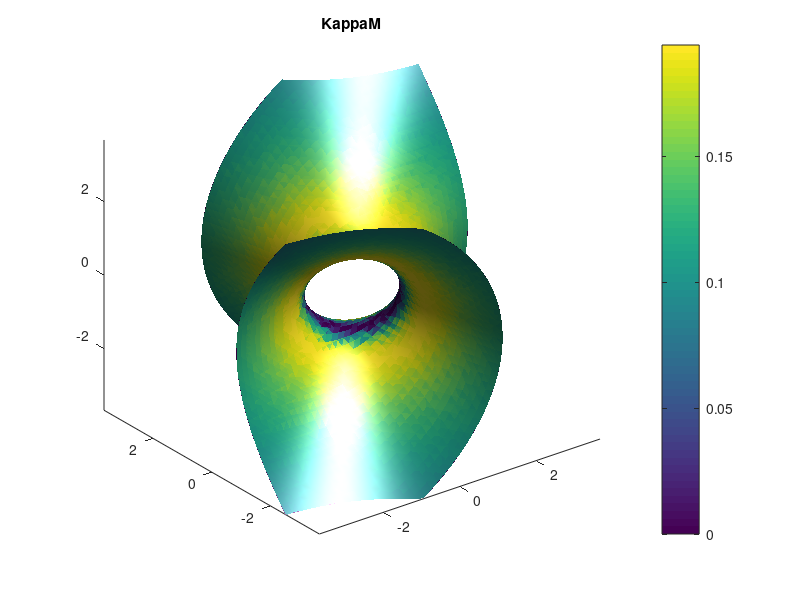
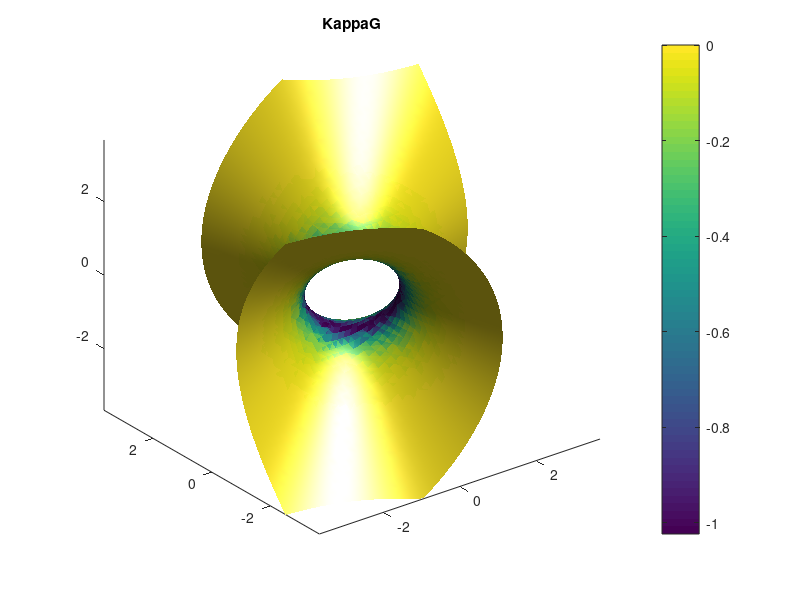
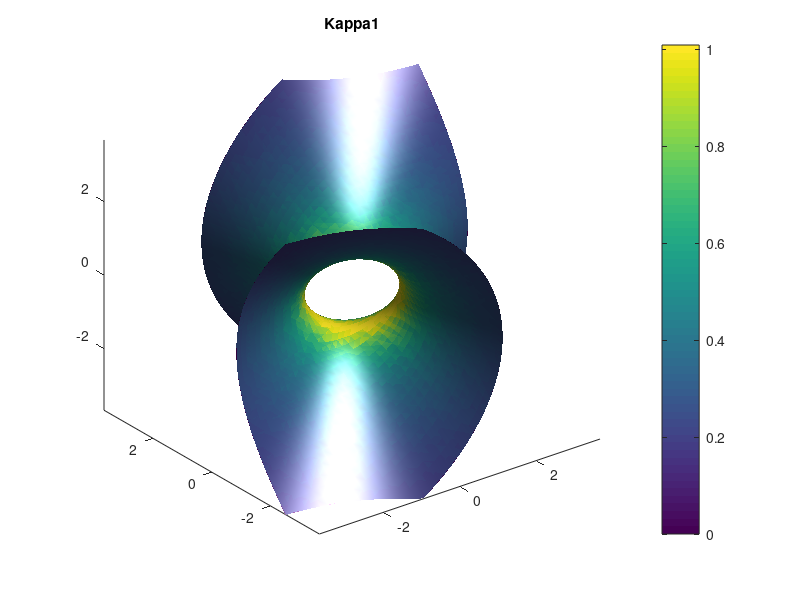
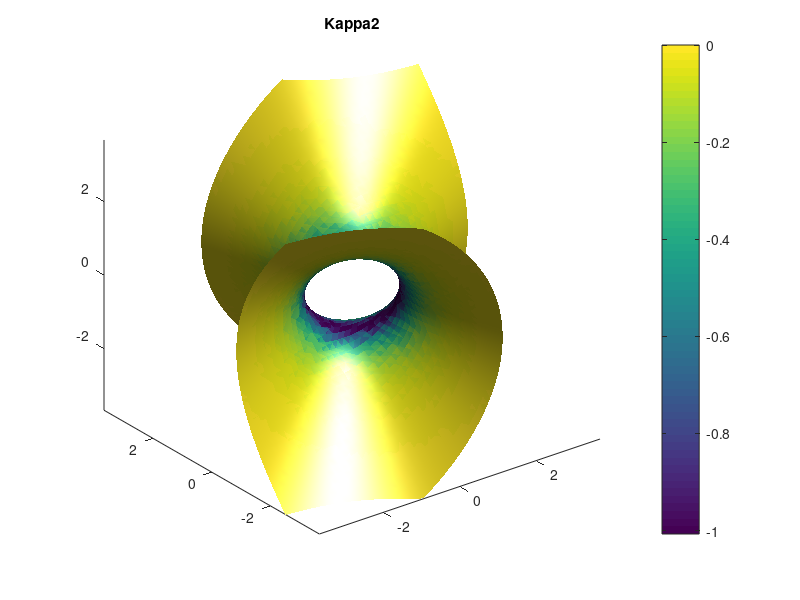

MATLAB code to generate these figures, in order:
clear variables;

m = 50;

xmin = -4; xmax = 4;
ymin = -4; ymax = 4;
zmin = -4; zmax = 4;

rotationAngle = pi / 3;

a = 1; b = 1; c = 1;

x = linspace(xmin,xmax,m); dx = x(2)-x(1);
y = linspace(ymin,ymax,m); dy = y(2)-y(1);
z = linspace(zmin,zmax,m); dz = z(2)-z(1);

phi = zeros(m,m,m);
phi_x  = zeros(m,m,m); phi_y  = zeros(m,m,m); phi_z  = zeros(m,m,m);
phi_xx = zeros(m,m,m); phi_yy = zeros(m,m,m); phi_zz = zeros(m,m,m);
phi_xy = zeros(m,m,m); phi_xz = zeros(m,m,m); phi_yz = zeros(m,m,m);
kappaM = zeros(m,m,m); kappaG = zeros(m,m,m);
kappa1 = zeros(m,m,m); kappa2 = zeros(m,m,m);
kappaMCheck = zeros(m,m,m);
kappaGCheck = zeros(m,m,m);

% Define a saddle:
for i = 1:m
    for j = 1:m
        for k = 1:m
            xi = cos(rotationAngle)*x(i) - sin(rotationAngle)*y(j);
            yj = sin(rotationAngle)*x(i) + cos(rotationAngle)*y(j);
            zk = z(k);
            % Sphere:
%             phi(i,j,k) = xi*xi + yj*yj + zk*zk - (2)^2;
            % Saddle:
            phi(i,j,k) = xi*xi/a/a - yj*yj/b/b + zk*zk/c/c - 1;
        end
    end
end


% Compute first-order derivatives for the interior points:
for i = 2:m-1
    for j = 2:m-1
        for k = 2:m-1
            phi_x(i,j,k) = ( phi(i+1,j,k) - phi(i-1,j,k) )/2/dx;
            phi_y(i,j,k) = ( phi(i,j+1,k) - phi(i,j-1,k) )/2/dy;
            phi_z(i,j,k) = ( phi(i,j,k+1) - phi(i,j,k-1) )/2/dz;
        end
    end
end

% Compute second-order derivatives for the interior points:
for i = 3:m-2
    for j = 3:m-2
        for k = 3:m-2
            phi_xx(i,j,k) = ( phi_x(i+1,j,k) - phi_x(i-1,j,k) )/2/dx;
            phi_yy(i,j,k) = ( phi_y(i,j+1,k) - phi_y(i,j-1,k) )/2/dy;
            phi_zz(i,j,k) = ( phi_z(i,j,k+1) - phi_z(i,j,k-1) )/2/dz;

            phi_xy(i,j,k) = ( phi_x(i,j+1,k) - phi_x(i,j-1,k) )/2/dy;
            phi_xz(i,j,k) = ( phi_x(i,j,k+1) - phi_x(i,j,k-1) )/2/dz;
            phi_yz(i,j,k) = ( phi_y(i,j,k+1) - phi_y(i,j,k-1) )/2/dz;
        end
    end
end

% Compute curvatures for the interior points:
for i = 3:m-2
    for j = 3:m-2
        for k = 3:m-2
            phix  = phi_x (i,j,k);  phiy  = phi_y (i,j,k);  phiz  = phi_z (i,j,k);
            phixx = phi_xx(i,j,k);  phiyy = phi_yy(i,j,k);  phizz = phi_zz(i,j,k);
            phixy = phi_xy(i,j,k);  phixz = phi_xz(i,j,k);  phiyz = phi_yz(i,j,k);

            % Compute the mean curvature kappaM:
            num = (phiyy + phizz)*phix^2 ...
                + (phixx + phizz)*phiy^2 ...
                + (phixx + phiyy)*phiz^2 ...
                - 2*phix*phiy*phixy ...
                - 2*phix*phiz*phixz ...
                - 2*phiy*phiz*phiyz;
            
            den = (phix^2 + phiy^2 + phiz^2)^1.5;
            
            kappaM(i,j,k) = 0.5* num / den;

            % Compute the Gauss curvature kappaG:
            num = phix^2*(phiyy*phizz - phiyz^2) ...
                + phiy^2*(phixx*phizz - phixz^2) ...
                + phiz^2*(phixx*phiyy - phixy^2) ...
                + 2*( ...
                phix*phiy*(phixz*phiyz-phixy*phizz) + ...
                phiy*phiz*(phixy*phixz-phiyz*phixx) + ...
                phix*phiz*(phixy*phiyz-phixz*phiyy) );

            den = (phix^2 + phiy^2 + phiz^2)^2;
            
            kappaG(i,j,k) = num / den;

            % Compute the principal curvatures kappa1 and kappa2:
            kappa1(i,j,k) = kappaM(i,j,k) + sqrt( kappaM(i,j,k)*kappaM(i,j,k) - kappaG(i,j,k) );
            kappa2(i,j,k) = kappaM(i,j,k) - sqrt( kappaM(i,j,k)*kappaM(i,j,k) - kappaG(i,j,k) );
            kappaMCheck(i,j,k) = 0.5*( kappa1(i,j,k) + kappa2(i,j,k) );
            kappaGCheck(i,j,k) =       kappa1(i,j,k) * kappa2(i,j,k);
        end
    end
end

% Plot kappaM on top of zero-level set:
figure(1);
isosurface(x,y,z,phi,0,kappaM); 
axis([xmin + 2*dx xmax-2*dx, ymin + 2*dy ymax-2*dy, zmin + 2*dz zmax-2*dz]);
title('KappaM'); colorbar;

% Plot kappaG on top of zero-level set:
figure(2);
isosurface(x,y,z,phi,0,kappaG); 
axis([xmin + 2*dx xmax-2*dx, ymin + 2*dy ymax-2*dy, zmin + 2*dz zmax-2*dz]);
title('KappaG'); colorbar;

% Plot kappa1 on top of zero-level set:
figure(3);
isosurface(x,y,z,phi,0,kappa1); 
axis([xmin + 2*dx xmax-2*dx, ymin + 2*dy ymax-2*dy, zmin + 2*dz zmax-2*dz]);
title('Kappa1'); colorbar;

% Plot kappa2 on top of zero-level set:
figure(4);
isosurface(x,y,z,phi,0,kappa2); 
axis([xmin + 2*dx xmax-2*dx, ymin + 2*dy ymax-2*dy, zmin + 2*dz zmax-2*dz]);
title('Kappa2'); colorbar;

% Plot kappaMCheck on top of zero-level set:
figure(5);
isosurface(x,y,z,phi,0,kappaMCheck); 
axis([xmin + 2*dx xmax-2*dx, ymin + 2*dy ymax-2*dy, zmin + 2*dz zmax-2*dz]);
title('KappaMCheck'); colorbar;

% Plot kappaGCheck on top of zero-level set:
figure(6);
isosurface(x,y,z,phi,0,kappaGCheck); 
axis([xmin + 2*dx xmax-2*dx, ymin + 2*dy ymax-2*dy, zmin + 2*dz zmax-2*dz]);
title('KappaGCheck'); colorbar;